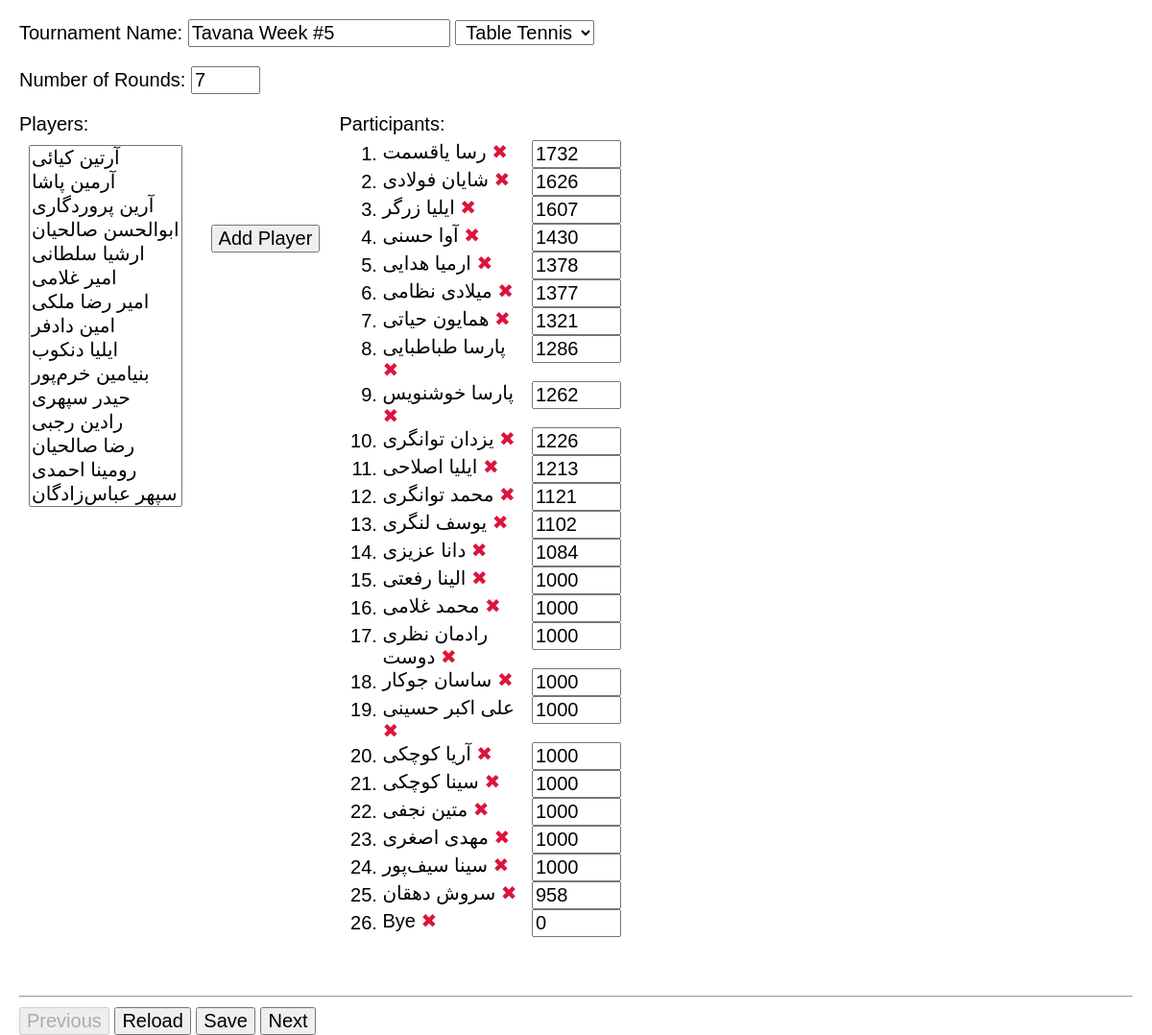
The app's page /105/tournament/, older data.
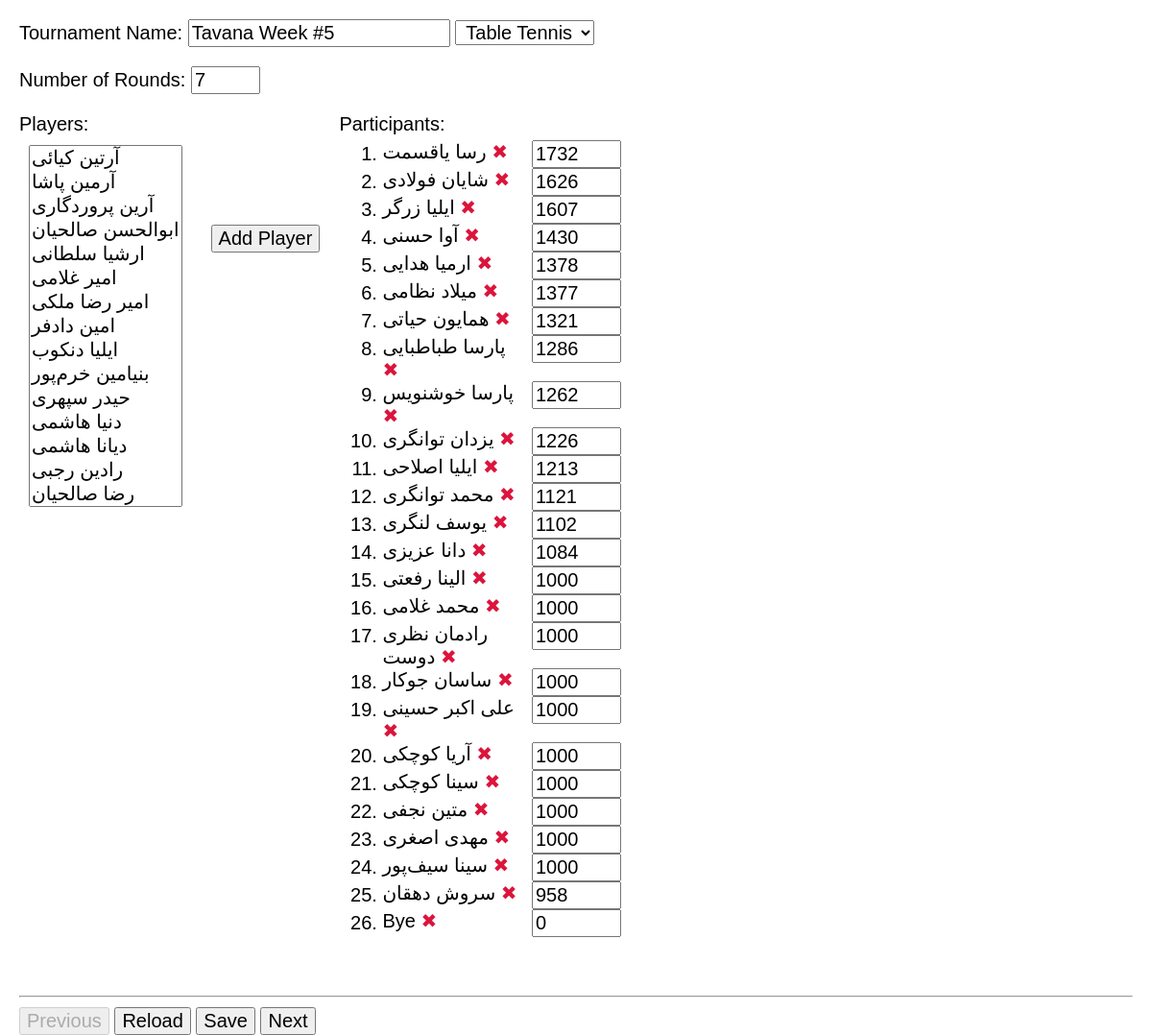
The same page, newer data.
### app/models.py (models this page shows)
class Participant(models.Model):
    tournament = models.ForeignKey(Tournament, on_delete=models.CASCADE)
    player = models.ForeignKey(Player, on_delete=models.CASCADE)
    initial_rating = models.IntegerField(null=True)
    class Meta:
        unique_together = ['tournament', 'player', ]
        ordering = ['tournament', 'player', ]
    def __str__(self):
        return '{} ({})'.format(self.player, self.tournament)

class Player(models.Model):
    firstname = models.CharField(max_length=20)
    lastname = models.CharField(max_length=30)
    class Meta:
        unique_together = ['firstname', 'lastname']
    def __str__(self):
        return self.firstname+' '+self.lastname

### app/views.py (the view)
# urls.py: path('tournament/', views.tournament),
def tournament(request, tournamentId=None):
    print('==========tournament==========')
    print(tournamentId)
    players_list = models.Player.objects.all().order_by('firstname', 'lastname')
    sports_list = models.Sport.objects.all()
    theTour = models.Tournament.objects.get(
        id=tournamentId) if tournamentId else None
    participants = models.Participant.objects.filter(
        tournament=theTour).order_by('-initial_rating')
    context = {'tournament': theTour, 'sports_list': sports_list,
               'players_list': players_list,
               'participants': participants, }
    print(context)
    return render(request, 'tournament.html', context)

### app/models.py (called while the page is built)
    def __str__(self):
        return self.name

    def __str__(self):
        return self.name

### app/templates/tournament.html (shortened to what this page needs)
{% extends "template.html" %}
{% load static %}
{% block content %}
<form id="theForm" method="POST">
    <p>
        <label>Tournament Name:
            <input type="text" name="tournamentName" placeholder="Enter tournament name" required
                value="{{ tournament.name }}">
        </label>
        <select name="sport" style="text-align: center;">
            {% for sport in sports_list %}
            <option value="{{ sport }}" "{% if sport == tournament.sport %} selected {% endif %}"> {{sport}} </option>
            {% endfor %}
        </select>
    </p>
    <p>
        <label>Number of Rounds:
            <input type="number" min=1 max=15 size=5 name="number_of_rounds" required
                value="{{ tournament.number_of_rounds }}">
        </label>
    </p>
    <div style="display: flex; flex-wrap: wrap;">
        <div>
            Players: <br>
            <select id="selPlayers" multiple=true size=15 style="margin: 10px;">
                {% for player in players_list %}
                <option value="{{ player.id }}">{{ player.firstname }} {{ player.lastname }}</option>
                {% endfor %}
            </select>
        </div>
        <div style="padding:10% 20px; display: flex; align-items: baseline;">
            <input type="button" value="Add Player" onclick="add_participant()">
        </div>
        <div>
            Participants:
            <ol id="olParticipants" style="margin:5px;">
                {% for participant in participants %}
                <li id="{{ participant.player.id }}">
                    <span style="display:inline-block; width:150px; vertical-align:top;"> {{ participant.player }}
                        <a href="#" tabindex=-1 onclick="remove_participant(event)" class="remove" title="remove">
                            &#10006; </a>
                    </span>
                    <input type="text" placeholder="Rating" size=5 oninput="check_int(event)" required
                        value="{{ participant.initial_rating }}">
                </li>
                {% endfor %}
            </ol>
        </div>
    </div>
    <label id="lblError" class="error" style="padding-left: 8em;"></label>
</form>
{% endblock %}

Row changes from the older to the newer data that the page shows:
changed through a linked row, Participant: player "میلادی نظامی" → "میلاد نظامی"
Text that changed along with them:
form field value: "…/ حیدر سپهری / رادین رجبی / رضا صالحیان / رومینا احمدی / سپهر عباس‌زادگان" → "…/ حیدر سپهری / دنیا هاشمی / دیانا هاشمی / رادین رجبی / رضا صالحیان"
